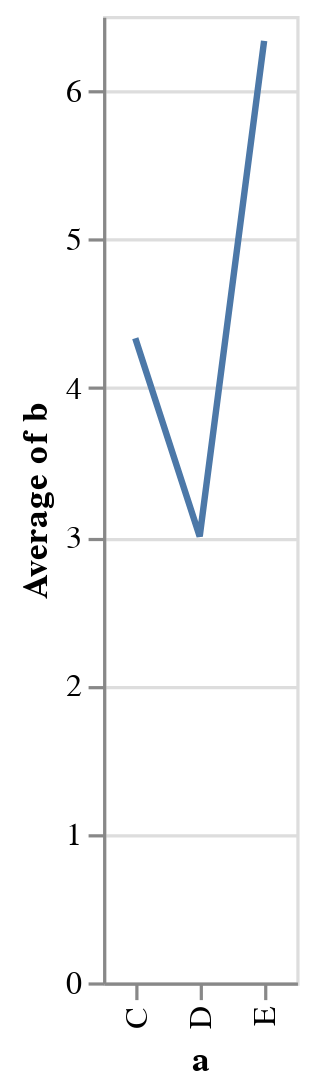

The notebook cell this image was saved under:
### Markdown cell above
With lines and an an averaged dataset for the y-axis(`b` in the pandas `dataframe`/`dictionary`:

### Code cell
# creates a 'chart_ex' variable to hold the line plot
chart_ex = alt.Chart(data).mark_line().encode(
    x='a',
    y='average(b)'
)

# shows chart
alt.Chart(data).mark_line().encode(
    x='a',
    y='average(b)'
)

### Figure 1 — Vega-Lite specification as saved in the notebook (floating-point values rounded to 4 significant figures)
{"config": {"view": {"continuousWidth": 400, "continuousHeight": 300}}, "data": {"name": "data-347f1284ea3247c0f55cb966abbdd2d8"}, "mark": "line", "encoding": {"x": {"type": "nominal", "field": "a"}, "y": {"type": "quantitative", "aggregate": "average", "field": "b"}}, "$schema": "https://vega.github.io/schema/vega-lite/v4.8.1.json", "datasets": {"data-347f1284ea3247c0f55cb966abbdd2d8": [{"a": "C", "b": 2}, {"a": "C", "b": 7}, {"a": "C", "b": 4}, {"a": "D", "b": 1}, {"a": "D", "b": 2}, {"a": "D", "b": 6}, {"a": "E", "b": 8}, {"a": "E", "b": 4}, {"a": "E", "b": 7}]}}
